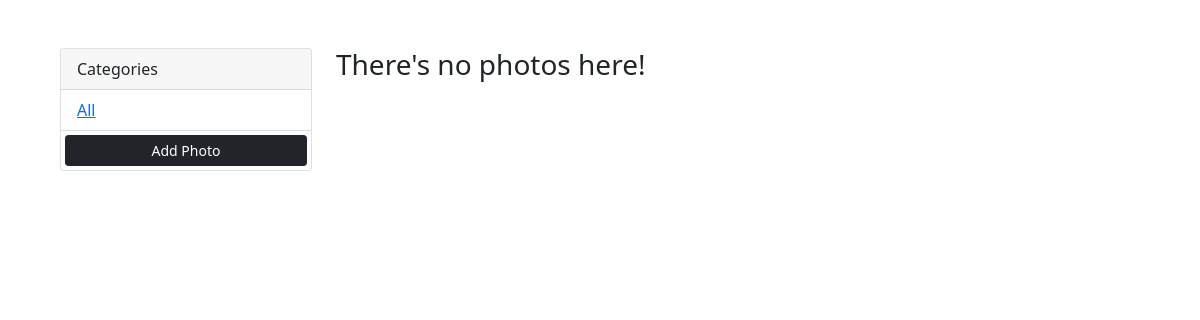
The page /?category=City on the database as committed earlier.
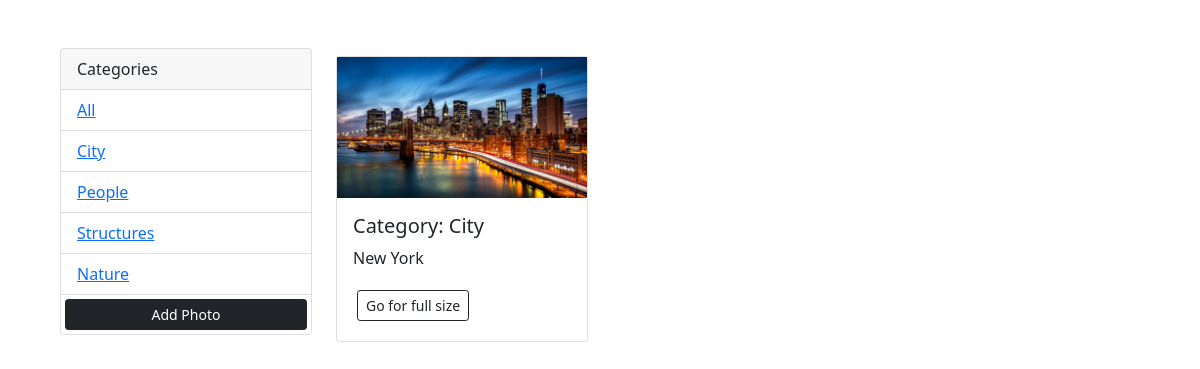
The same page on the database as committed later.
### base/models.py (models this page shows, shortened)
class Category(models.Model):
    name = models.CharField(max_length=128, null=False, blank=False)
    def __str__(self):
        return self.name

class Photo(models.Model):
    category = models.ForeignKey(Category, on_delete=models.SET_NULL, null=True, blank=True)
    image = models.ImageField(null=False, blank=False)
    description = models.TextField()

### base/views.py (the view)
# urls.py: path('', index, name='index'),
def index(request):
    category = request.GET.get('category')
    if category is None:
        photos = Photo.objects.all()
    else:
        photos = Photo.objects.filter(category__name=category)
    categories = Category.objects.all()
    context = {'categories': categories, 'photos': photos}
    return render(request, 'base/index.html', context=context)

### base/templates/base/index.html (shortened to what this page needs)
<!DOCTYPE html>
<html lang="en">
<head>
    <link href="https://cdn.jsdelivr.net/npm/bootstrap@5.1.3/dist/css/bootstrap.min.css"
          rel="stylesheet"
>
</head>
<body class="m-5">
      <div class="container">
          <div class="row">
              <div class="col-md-3">
                  <div class="card">
                      <div class="card-header">
                          Categories
                          </div>
                              <ul class="list-group list-group-flush">
                                  <li class="list-group-item">
                                      <a href="{% url 'index' %}">All</a>
                                  </li>
                                {% for category in categories %}
                                  <li class="list-group-item">
                                      <a href="{% url 'index' %}?category={{ category.name }}">{{ category.name }}</a>
                                  </li>
                                {% endfor %}
                                <a class="btn btn-dark btn-block btn-sm m-1" href="{% url 'add_photo' %}">Add Photo</a>
                              </ul>
                          </div>
              </div>
              <div class="col-md-9">
                  <div class="row">
                      {% for photo in photos %}
                            <div class="col-md-4">
                              <div class="card my-2" >
                                  <img src="{{ photo.image.url }}" class="image-thumbnail" alt="...">
                                  <div class="card-body">
                                    <h5 class="card-title">Category: {{ photo.category }}</h5>
                                    <p class="card-text">{{ photo.description }}</p>
                                    <a href="{% url 'view_photo' photo.id %}" class="btn btn-outline-dark btn-sm m-1">Go for full size</a>
                                  </div>
                              </div>
                            </div>
                      {% empty %}
                      <h3>
                          There's no photos here!
                      </h3>
                      {% endfor %}
                  </div>
              </div>
          </div>
      </div>
</body>
</html>

Rows that differ between the two databases and show on the page:
added Category: name "City"
added Category: name "People"
added Category: name "Structures"
added Category: name "Nature"
added Photo: image (picture), category "City", description "New York"
Other text that changed with them:
text no longer shown: "There's no photos here!"
